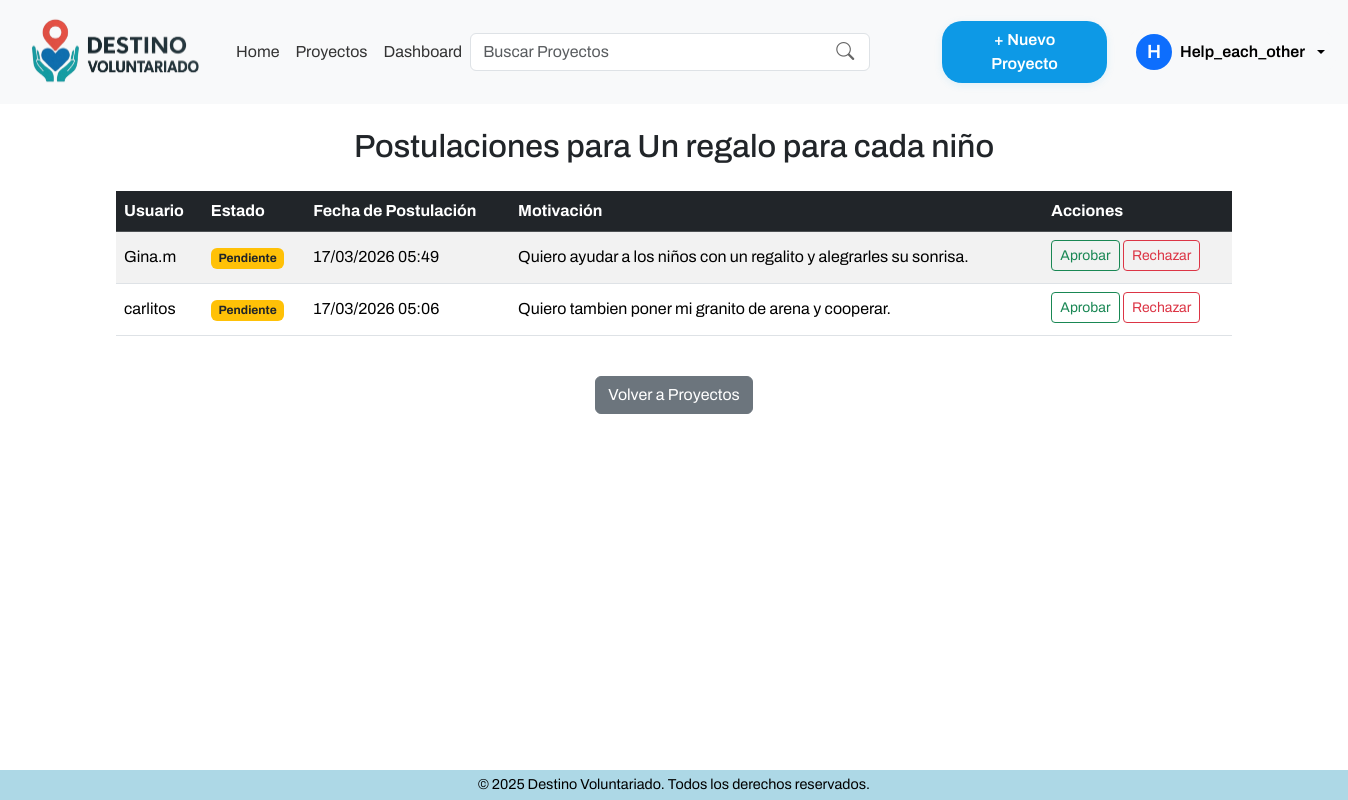
Before: /postulaciones/listar/27/ (signed in) with the older database file.
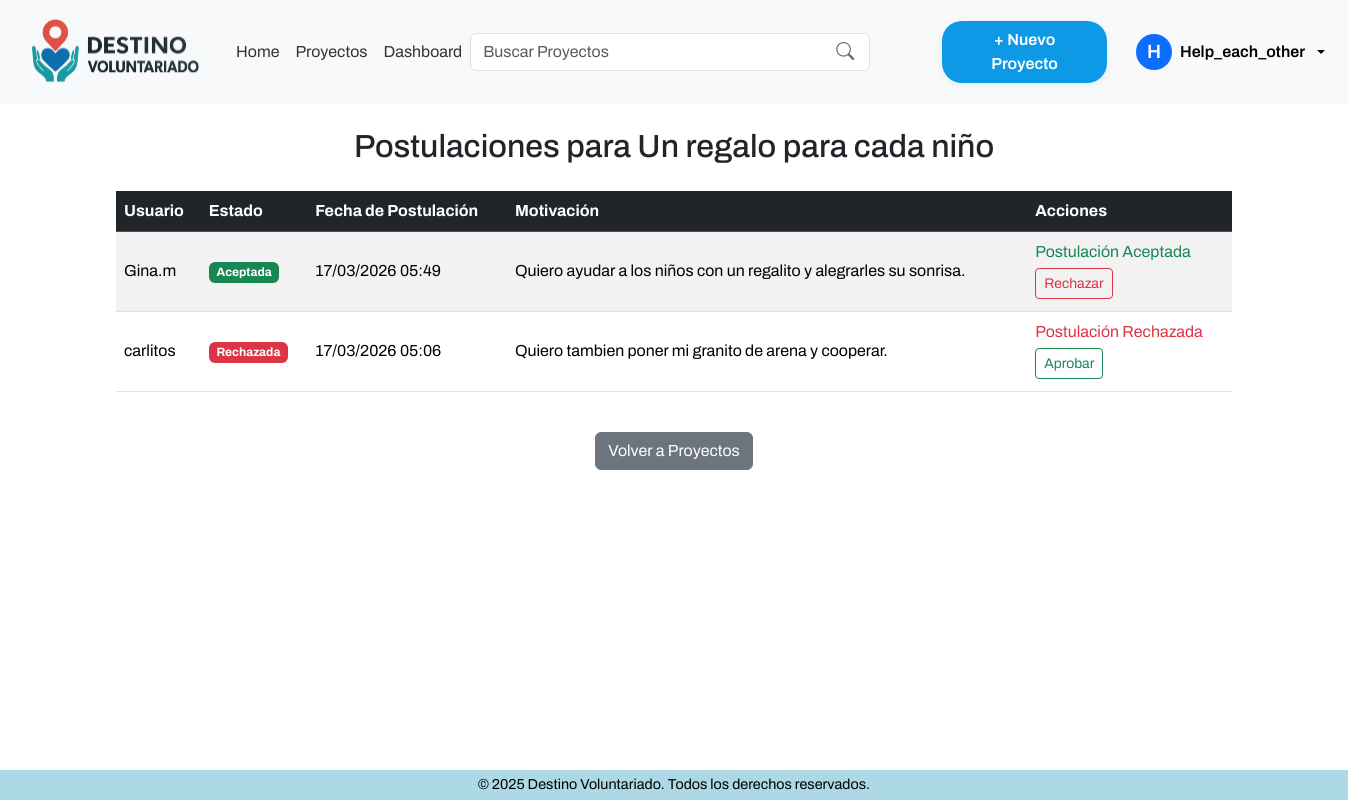
After: the same page with the newer database file.
### apps/postulaciones/models.py (models this page shows, shortened)
class Postulacion(models.Model):
    ESTADOS = [
        ('pendiente', 'Pendiente'),
        ('aceptada', 'Aceptada'),
        ('rechazada', 'Rechazada'),
    ]
    voluntario = models.ForeignKey(Usuario, on_delete=models.CASCADE, limit_choices_to={'role': 'voluntario'})
    proyecto = models.ForeignKey(Proyecto, on_delete=models.CASCADE)
    motivation = models.TextField(blank=True, null=True)
    status = models.CharField(max_length=20, choices=ESTADOS, default='pendiente')
    applied_at = models.DateTimeField(auto_now_add=True)
    class Meta:
        unique_together = ('voluntario', 'proyecto') # Solo una postulación por voluntario y proyecto
        ordering = ['-applied_at'] # Ordenar por fecha de postulación descendente

### apps/core/models.py (models this page shows, shortened)
class Usuario(AbstractUser):
    ROLES = [
        ('voluntario', 'Voluntário'),
        ('organizacion', 'Organización'),
        ('admin', 'Administrador'),
    ]
    role = models.CharField(max_length=20, choices=ROLES, default='voluntario')
    date_joined = models.DateTimeField(auto_now_add=True)
    groups = models.ManyToManyField(
        Group,
        related_name='usuarios_grupo',
        blank=True,
        help_text='Grupos a los que pertenece el usuario. Un usuario puede pertenecer a múltiples grupos.',
    )
    user_permissions = models.ManyToManyField(
        Permission,
        related_name='usuarios_permiso',
        blank=True,
        help_text='Permisos específicos asignados al usuario.',
    )

### apps/postulaciones/views.py (the view)
# urls.py: path('listar/<int:proyecto_id>/', views.listar_postulaciones, name='listar_postulaciones'),
@login_required
def listar_postulaciones(request, proyecto_id):
    proyecto = Proyecto.objects.get(id=proyecto_id)
    if not proyecto:
        return redirect('dashboard')
    postulaciones = Postulacion.objects.filter(proyecto=proyecto)
    return render(request, 'postulaciones/listar_postulaciones.html', {'postulaciones': postulaciones, 'proyecto': proyecto})

### templates/postulaciones/listar_postulaciones.html (shortened to what this page needs)
{% extends '../components/base.html' %}
{% block template %}
    {% include '../components/navbar.html' %}
    <div class="content-wrapper">
    {% if not user.is_authenticated %}
        <div class="container mt-5 text-center">
            <p class="text-center">Debes iniciar sesión para ver las postulaciones.</p>
            <p class="text-center"><a href="{% url 'login' %}" class="btn btn-primary">Iniciar sesión</a></p>
        </div>
    {% else %}
    <div class="container my-4">
        <h2 class="mb-4 text-center">Postulaciones para {{ proyecto.title }}</h2>
    <div class="table-responsive">
        <table class="table table-striped table-hover align-middle">
            <thead class="table-dark">
                <tr>
                    <th>Usuario</th>
                    <th>Estado</th>
                    <th>Fecha de Postulación</th>
                    <th>Motivación</th>
                    <th>Acciones</th>
                </tr>
            </thead>
            <tbody>
                {% for postulacion in postulaciones %}
                <tr>
                    <td>{{ postulacion.voluntario.username }}</td>
                    <td>
                        {% if postulacion.status == 'pendiente' %}
                            <span class="badge bg-warning text-dark">Pendiente</span>
                        {% elif postulacion.status == 'aceptada' %}
                            <span class="badge bg-success">Aceptada</span>
                        {% elif postulacion.status == 'rechazada' %}
                            <span class="badge bg-danger">Rechazada</span>
                        {% else %}
                            <span class="badge bg-secondary">{{ postulacion.status }}</span>
                        {% endif %}
                    </td>
                    <td>{{ postulacion.applied_at|date:"d/m/Y H:i" }}</td>
                    <td>{{ postulacion.motivation|default:"Sin mensaje" }}</td>
                    <td>
                        {% if user.is_authenticated and user.role == 'organizacion' %}
                            {% if postulacion.status == 'pendiente' %}
                                <a href="{% url 'aprobar_postulacion' postulacion.id %}" class="btn btn-sm btn-outline-success mb-1">Aprobar</a>
                                <a href="{% url 'rechazar_postulacion' postulacion.id %}" class="btn btn-sm btn-outline-danger mb-1">Rechazar</a>
                            {% endif %}
                            {% if postulacion.status == 'aceptada' %}
                                <span class="d-block mb-1 text-success">Postulación Aceptada</span>
                                <a href="{% url 'rechazar_postulacion' postulacion.id %}" class="btn btn-sm btn-outline-danger mb-1">Rechazar</a>
                            {% elif postulacion.status == 'rechazada' %}
                                <span class="d-block mb-1 text-danger">Postulación Rechazada</span>
                                <a href="{% url 'aprobar_postulacion' postulacion.id %}" class="btn btn-sm btn-outline-success mb-1">Aprobar</a>
                            {% endif %}
                        {% endif %}
                    </td>
                </tr>
                {% empty %}
                <tr>
                    <td colspan="5" class="text-center text-muted">No hay postulaciones para este proyecto.</td>
                </tr>
                {% endfor %}
            </tbody>
        </table>
    </div>
    {% endif %}
<div class="text-center mt-4">
    <a href="{% url 'dashboard' %}" class="btn btn-secondary">Volver a Proyectos</a>
</div>
</div>
{% include '../components/footer.html' %}
{% endblock %}

Changed rows visible on the page:
changed Postulacion "Quiero ayudar a los niños con un regalito y alegrarles su sonrisa.": status "Pendiente Aprobar" → "Aceptada Postulación Aceptada"
changed Postulacion "Quiero tambien poner mi granito de arena y cooperar.": status "Pendiente Rechazar" → "Rechazada Postulación Rechazada"
